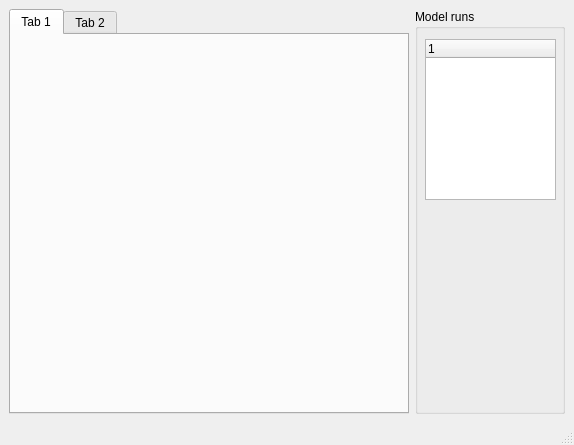
<?xml version="1.0" encoding="UTF-8"?>
<ui version="4.0">
 <class>MainWindow</class>
 <widget class="QMainWindow" name="MainWindow">
  <property name="geometry">
   <rect>
    <x>0</x>
    <y>0</y>
    <width>562</width>
    <height>445</height>
   </rect>
  </property>
  <property name="windowTitle">
   <string>MainWindow</string>
  </property>
  <widget class="QWidget" name="centralwidget">
   <layout class="QHBoxLayout" name="horizontalLayout">
    <item>
     <widget class="QTabWidget" name="tabWidget">
      <property name="minimumSize">
       <size>
        <width>400</width>
        <height>400</height>
       </size>
      </property>
      <widget class="QWidget" name="tab">
       <attribute name="title">
        <string>Tab 1</string>
       </attribute>
      </widget>
      <widget class="QWidget" name="tab_2">
       <attribute name="title">
        <string>Tab 2</string>
       </attribute>
      </widget>
     </widget>
    </item>
    <item>
     <widget class="QGroupBox" name="groupBox">
      <property name="minimumSize">
       <size>
        <width>150</width>
        <height>0</height>
       </size>
      </property>
      <property name="title">
       <string>Model runs</string>
      </property>
      <widget class="QTreeWidget" name="treeWidget">
       <property name="geometry">
        <rect>
         <x>10</x>
         <y>30</y>
         <width>131</width>
         <height>161</height>
        </rect>
       </property>
      </widget>
     </widget>
    </item>
   </layout>
  </widget>
  <widget class="QMenuBar" name="menubar">
   <property name="geometry">
    <rect>
     <x>0</x>
     <y>0</y>
     <width>562</width>
     <height>19</height>
    </rect>
   </property>
  </widget>
  <widget class="QStatusBar" name="statusbar"/>
 </widget>
 <resources/>
 <connections/>
</ui>
